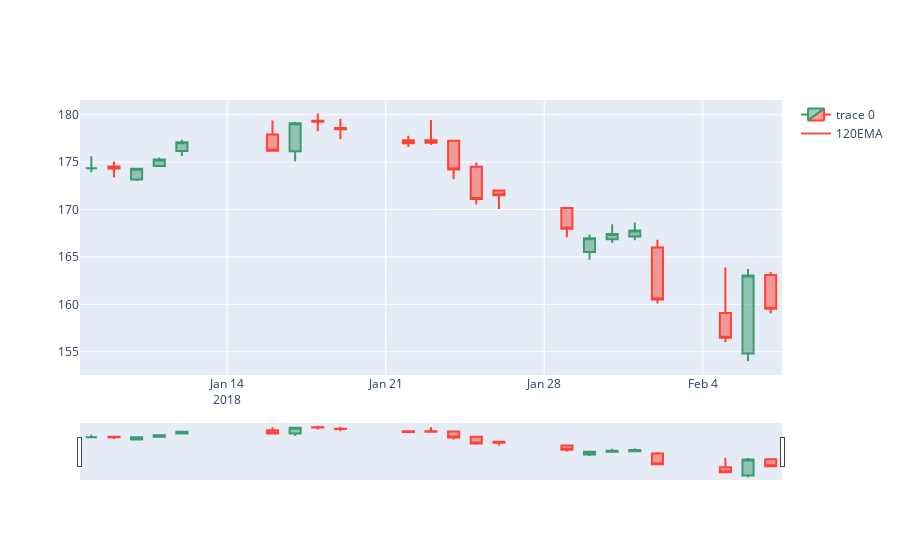

The notebook cell this image was saved under:
### Code cell
df=pd.read_csv("resources/tech.csv")
data= pd.DataFrame(df.loc[df["Name"] == "Apple"])
data=data.loc[data["date"] > "2018-01-06"]

data['120EMA']=ta.EMA(data['close'],120)
chart_data = go.Candlestick(x=data['date'],open=data['open'],high=data['high'],low=data['low'],close=data['close'])
fig = go.Figure(data=[chart_data])
ema_trace = go.Scatter(x=data['date'], y=data['120EMA'],mode='lines',name='120EMA')
fig.add_trace(ema_trace)
fig.show()

### Figure 1 — Plotly figure (JSON) as saved in the notebook; plotly's stock layout.template omitted (floating-point values rounded to 4 significant figures)
{"data": [{"close": [174.3, 174.3, 174.3, 175.3, 177.1, 176.2, 179.1, 179.3, 178.5, 177, 177.0, 174.2, 171.1, 171.5, 168.0, 167.0, 167.4, 167.8, 160.5, 156.5, 163.0, 159.5], "high": [175.6, 175.1, 174.3, 175.5, 177.4, 179.4, 179.2, 180.1, 179.6, 177.8, 179.4, 177.3, 174.9, 172, 170.2, 167.4, 168.4, 168.6, 166.8, 163.9, 163.7, 163.4], "low": [173.9, 173.4, 173, 174.5, 175.7, 176.1, 175.1, 178.2, 177.4, 176.6, 176.8, 173.2, 170.5, 170.1, 167.1, 164.7, 166.5, 166.8, 160.1, 156, 154, 159.1], "open": [174.3, 174.6, 173.2, 174.6, 176.2, 177.9, 176.2, 179.4, 178.6, 177.3, 177.3, 177.2, 174.5, 172, 170.2, 165.5, 166.9, 167.2, 166, 159.1, 154.8, 163.1], "type": "candlestick", "x": ["2018-01-08", "2018-01-09", "2018-01-10", "2018-01-11", "2018-01-12", "2018-01-16", "2018-01-17", "2018-01-18", "2018-01-19", "2018-01-22", "2018-01-23", "2018-01-24", "2018-01-25", "2018-01-26", "2018-01-29", "2018-01-30", "2018-01-31", "2018-02-01", "2018-02-02", "2018-02-05", "2018-02-06", "2018-02-07"]}, {"mode": "lines", "name": "120EMA", "type": "scatter", "x": ["2018-01-08", "2018-01-09", "2018-01-10", "2018-01-11", "2018-01-12", "2018-01-16", "2018-01-17", "2018-01-18", "2018-01-19", "2018-01-22", "2018-01-23", "2018-01-24", "2018-01-25", "2018-01-26", "2018-01-29", "2018-01-30", "2018-01-31", "2018-02-01", "2018-02-02", "2018-02-05", "2018-02-06", "2018-02-07"], "y": [null, null, null, null, null, null, null, null, null, null, null, null, null, null, null, null, null, null, null, null, null, null]}], "layout": {}}
